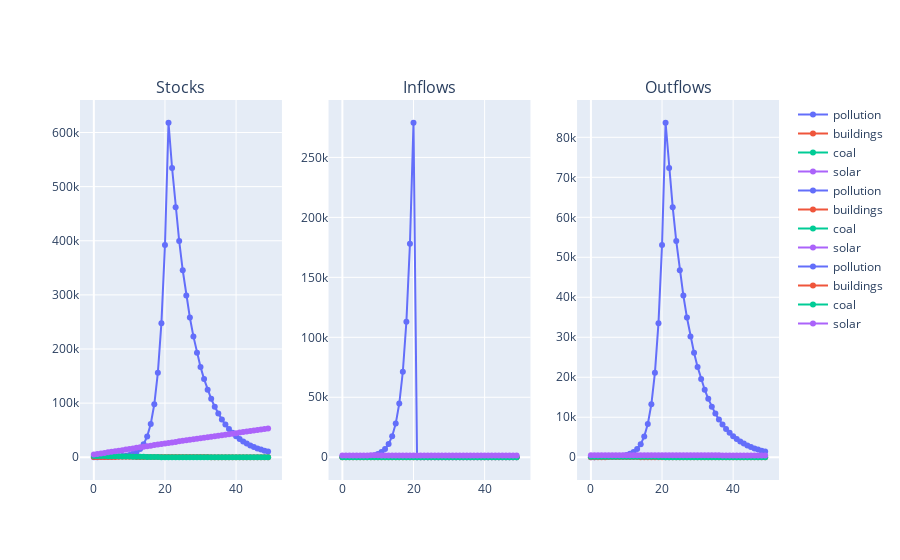

Notebook cell for this chart:
### Code cell
a = Model()
a.pollution_lim = True
a.run_sim(time_steps=50)
a.plot_sim()
